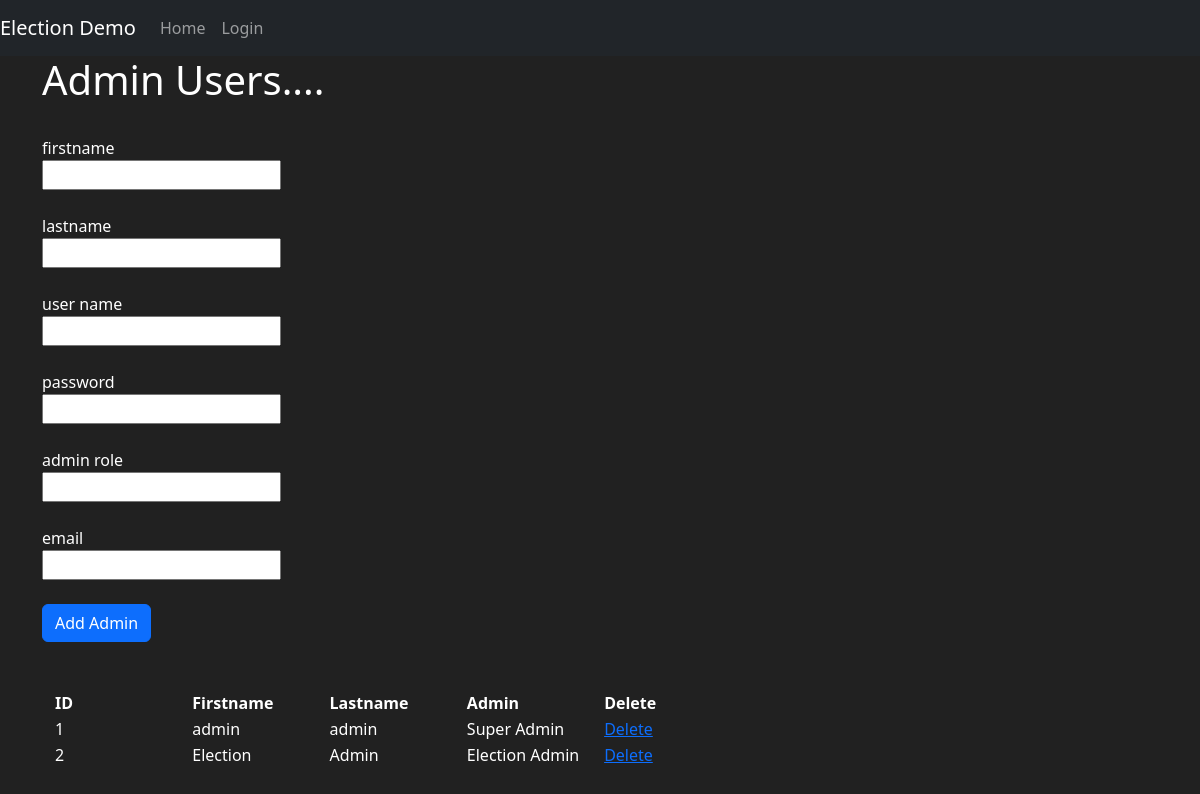
/user_admin, run on the app's committed database.
### election1/models.py (models this page shows, shortened)
class User(db.Model, UserMixin):
    id_user = db.Column(db.Integer, primary_key=True)
    user_firstname = db.Column(db.String(length=45), nullable=False)
    user_lastname = db.Column(db.String(length=45), nullable=False)
    user_so_name = db.Column(db.String(length=30), nullable=False, unique=True)
    user_pass = db.Column(db.String(256))
    user_email = db.Column(db.String(45), unique=True)
    user_status = db.Column(db.Integer, default=False, nullable=False)
    user_pw_change = db.Column(db.String(length=1))
    user_security = db.Column(db.String(138), default=unique_security_token)
    user_created = db.Column(db.DateTime, default=datetime.now)
    user_sec_send = db.Column(db.DateTime, default=datetime.now)
    id_admin_role = db.Column(db.Integer, db.ForeignKey('admin_roles.id_admin_role'))

class Admin_roles(db.Model):
    id_admin_role = db.Column(db.Integer, primary_key=True)
    admin_role_name = db.Column(db.String(length=45), nullable=False, unique=True)
    user = db.relationship('User', backref='admin_roles')

### election1/admins/view.py (the view, shortened to what this page needs)
@admins.route('/user_admin', methods=['GET', 'POST'])
def user_admin():
    form = UserForm()
    the_admins = db.session.query(User, Admin_roles).select_from(User).join(Admin_roles).order_by()
    return render_template('user.html', form=form, admins=the_admins)

### election1/admins/form.py
class UserForm(FlaskForm):
    user_firstname = StringField(label='firstname', validators=[Length(min=2, max=30), InputRequired()])
    user_lastname = StringField(label='lastname', validators=[Length(min=2, max=30), InputRequired()])
    user_so_name = StringField(label='user name', validators=[Length(min=2, max=30), InputRequired()])
    user_pass = StringField(label='password', validators=[Length(min=2, max=30), InputRequired()])
    id_admin_role = QuerySelectField(query_factory=admin_roles_query, label='admin role', get_label='admin_role_name')
    user_email = EmailField(label='email', validators=[Email()])
    submit = SubmitField(label='submit')

### election1/templates/user.html (shortened to what this page needs)
{% extends 'base.html' %}
{% block content %}
    <div class="container">
        <h1> Admin Users....</h1>
        <br>
        <form method="post" style="color:white" autocomplete="off">
            <div class="row g-3 ">
                <div class="col-2 ">
                     {{ form.user_firstname.label() }}
                </div>
            </div>
             <div class="row g-3 ">
                 <div class="col-auto">
                     {{ form.user_firstname()}}
                </div>
            </div>
            <br>
            <div class="row g-3 ">
                 {{ form.user_lastname.label() }}
            </div>
             <div class="row g-3 ">
                 <div class="col-auto">
                     {{ form.user_lastname()}}
                </div>
            </div>
           <br>
            <div class="row g-3 ">
                <div class="col-2 ">
                    {{ form.user_so_name.label() }}
                </div>
            </div>
            <div class="row g-3 ">
                 <div class="col-auto">
                     {{ form.user_so_name()}}
                </div>
            </div>
           <br>
            <div class="row g-3 ">
                <div class="col-2 ">
                    {{ form.user_pass.label() }}
                </div>
            </div>
            <div class="row g-3 ">
                 <div class="col-auto">
                     {{ form.user_pass()}}
                </div>
            </div>
            <br>
            <div class="row g-3 ">
                <div class="col-2 ">
                    {{ form.id_admin_role.label() }}
                </div>
            </div>
            <div class="row g-3 ">
                 <div class="col-auto">
                     {{ form.id_admin_role() }}
                </div>
            </div>
             <br>
            <div class="row g-3 ">
                <div class="col-2 ">
                    {{ form.user_email.label() }}
                </div>
            </div>
            <div class="row g-3 ">
                 <div class="col-auto">
                     {{ form.user_email() }}
                </div>
            </div>
            <br>
            <div class="d-grid gap-2 d-md-block">
                {{ form.submit(type="submit",value='Add Admin', class="btn   btn-primary") }}
            </div>
        </form>
         <br><br>
        <div class="container">
            <table class="table-dark">
               <thead>
                   <tr>
                       <th class="col-2"> ID</th>
                       <th class="col-2"> Firstname</th>
                       <th class="col-2"> Lastname</th>
                       <th class="col-2"> Admin</th>
                       <th class="col-2"> Delete </th>
                   </tr>
               </thead>
               <tbody>
               {% for user, admin_roles in admins %}<tr>
                    <td>{{ user.id_user }}</td>
                    <td>{{ user.user_firstname }}</td>
                    <td>{{ user.user_lastname }}</td>
                    <td> {{ admin_roles.admin_role_name}}</td>
                    {% if current_user.id_user != user.id_user %}
                        <td><a href="{{ url_for('admins.deleteuser',xid=user.id_user)}}">Delete</a> </td>
                    {% else %}
                        <td>can't delete yourself </td>
                    {% endif %}
                </tr>
                {% endfor %}
               </tbody>
            </table>
        </div>
    </div>
{% endblock %}

### election1/templates/base.html (style rules this page uses)
body { background-color: #212121; color: white }

### data on the page
User: id_user "1", user_firstname "admin", user_lastname "admin", admin_role_name "Super Admin"
User: id_user "2", user_firstname "Election", user_lastname "Admin", admin_role_name "Election Admin"
